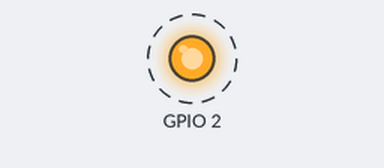
Recording of a program running on a simulated ESP8266 (NodeMCU). On the bench: output pins drawn as LEDs (lit = HIGH). Dashed ring = blinking. WiFi joins after 1.5 s; servers stay silent unless stated; what the program prints to the serial monitor is not drawn.

Above: at 1.7 s.
Timing chart, 0 to 4.5 s (numbered marks = the images above):
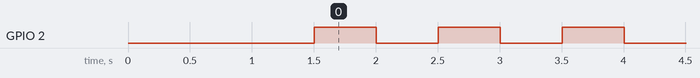

Measured:
- by itself, GPIO 2: alternates HIGH for 0.50 s and LOW for 0.50 s

The program:

main.cpp
```cpp
#include <ESP8266WiFi.h>
#include <ESP8266mDNS.h>
#include <WiFiClient.h>
#include <ESP8266WebServer.h>
#include <WiFiUdp.h>
#include <ArduinoOTA.h>

const char* ssid = "Angela";
const char* password = "mariposa";

const char *server_ssid = "ESP07";

const char *server_password = "";

ESP8266WebServer server(80);

// Duration of delay of led output
#define DELAY 500

bool toggle_led = true;

void handleRoot() {

server.send(200, "text/html", "<h1>You are connected</h1>");

}

void setup() {
  Serial.begin(115200);
  Serial.println("Booting");
  WiFi.mode(WIFI_STA);
  WiFi.begin(ssid, password);
  while (WiFi.waitForConnectResult() != WL_CONNECTED) {
    Serial.println("Connection Failed! Rebooting...");
    delay(5000);
    ESP.restart();
  }

  // Port defaults to 8266
   ArduinoOTA.setPort(8266);

  // Hostname defaults to esp8266-[ChipID]
   ArduinoOTA.setHostname("myesp8266");

  // No authentication by default
  // ArduinoOTA.setPassword("admin");

  // Password can be set with it's md5 value as well
  // MD5(admin) = 21232f297a57a5a743894a0e4a801fc3
  // ArduinoOTA.setPasswordHash("21232f297a57a5a743894a0e4a801fc3");

  ArduinoOTA.onStart([]() {
    String type;
    if (ArduinoOTA.getCommand() == U_FLASH)
      type = "sketch";
    else // U_SPIFFS
      type = "filesystem";

    // NOTE: if updating SPIFFS this would be the place to unmount SPIFFS using SPIFFS.end()
    Serial.println("Start updating " + type);
  });
  ArduinoOTA.onEnd([]() {
    Serial.println("\nEnd");
  });
  ArduinoOTA.onProgress([](unsigned int progress, unsigned int total) {
    Serial.printf("Progress: %u%%\r", (progress / (total / 100)));
  });
  ArduinoOTA.onError([](ota_error_t error) {
    Serial.printf("Error[%u]: ", error);
    if (error == OTA_AUTH_ERROR) Serial.println("Auth Failed");
    else if (error == OTA_BEGIN_ERROR) Serial.println("Begin Failed");
    else if (error == OTA_CONNECT_ERROR) Serial.println("Connect Failed");
    else if (error == OTA_RECEIVE_ERROR) Serial.println("Receive Failed");
    else if (error == OTA_END_ERROR) Serial.println("End Failed");
  });
  ArduinoOTA.begin();
  Serial.println("Ready");
  Serial.print("IP address: ");
  Serial.println(WiFi.localIP());
  if( toggle_led )
  	// initialize NodeMCU LED as an output.
  	pinMode(2, OUTPUT);

  WiFi.softAP(server_ssid, server_password);
  IPAddress myIP = WiFi.softAPIP();
  server.on("/", handleRoot);
  server.begin();

}

void loop() {
  ArduinoOTA.handle();
  server.handleClient();
  if( toggle_led ){
	  // Set voltage level to HIGH - turn LED on
	  digitalWrite(2, HIGH);
	  delay(DELAY);
	  // Set voltage level to LOW - turn LED off
	  digitalWrite(2, LOW);
	  delay(DELAY);
	}
}
```

server.cpp
```cpp
/*#include <ESP8266WiFi.h>

#include <WiFiClient.h>

#include <ESP8266WebServer.h>

const char *ssid = "test";

const char *password = "password";

ESP8266WebServer server(80);

void handleRoot() {

server.send(200, "text/html", "<h1>You are connected</h1>");

}

void setup() {

  delay(1000);

  Serial.begin(115200);

  Serial.println();

  Serial.print("Configuring access point...");

  WiFi.softAP(ssid, password);

  IPAddress myIP = WiFi.softAPIP();

  Serial.print("AP IP address: ");

  Serial.println(myIP);

  server.on("/", handleRoot);

  server.begin();

  Serial.println("HTTP server started");

}

void loop() {

  server.handleClient();

}*/
```
